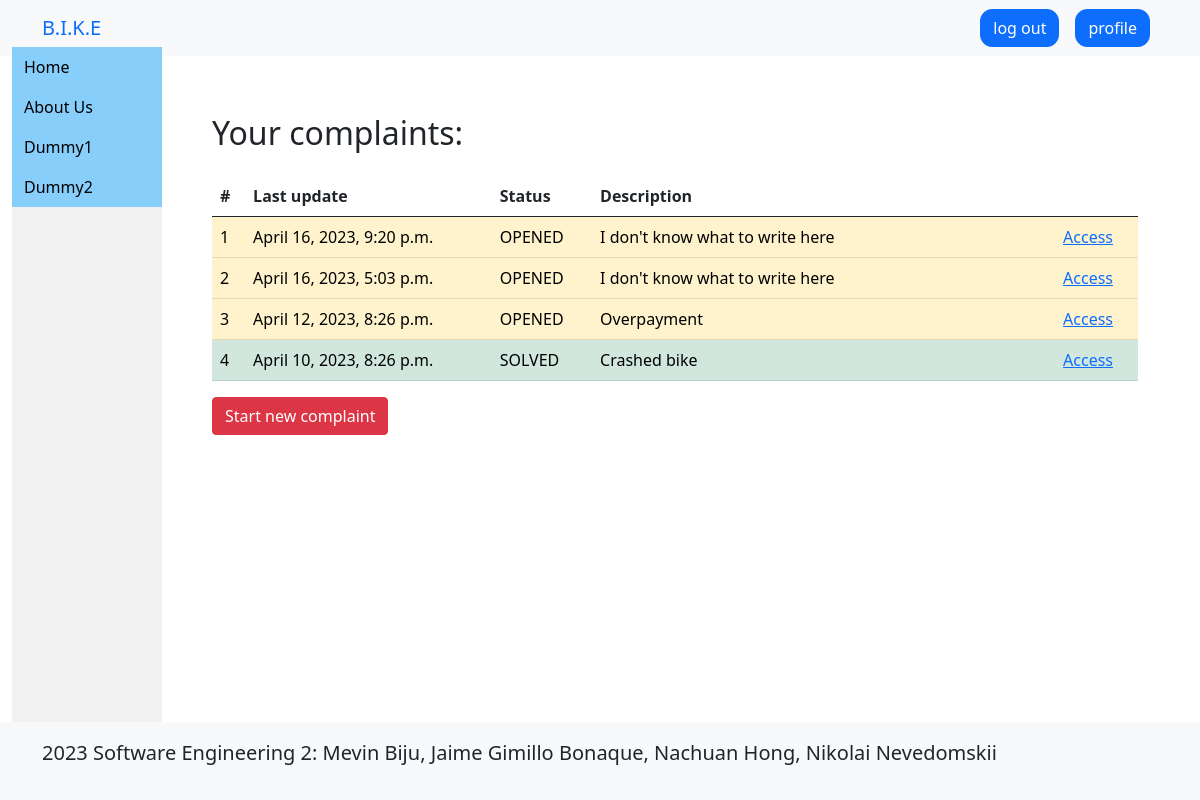
Page /complaints/ (signed in) on the committed database.
### bike/models.py (models this page shows, shortened)
class Complaint(models.Model):
    id = models.UUIDField(primary_key=True, default=uuid.uuid4, editable=False)
    lastUpdate = models.DateTimeField(default=now)
    customer = models.ForeignKey(User, related_name='complaint', on_delete=models.CASCADE)
    description = models.CharField(max_length=256)
    status = models.CharField(
        _('status'), default=ComplaintStatus.OPENED.name, choices=ComplaintStatus.choices(), max_length=32
    )
    class Meta:
        ordering = ['-lastUpdate']

### bike/views.py (the view)
# urls.py: path('complaints/', views.complaints_request, name='complaints'),
def complaints_request(request):
    if not request.user.is_authenticated:
        return redirect('login')
    return render(request, 'complaints/complaints.html',
                  {'complaints': Complaint.objects.filter(customer=request.user)})

### bike/models.py (called while the page is built)
    def is_worker(self):
        return self.groups.filter(name='worker').exists()

### templates/complaints/complaints.html
{% extends 'base.html' %}
{% block content %}
	<div class="container mt-5">
    <div class="row justify-content-center">
	<div class="col-md-15">
	<h2 class="mb-4">Your complaints:</h2>
	<table class="table table-hover">
  		<thead>
    		<tr>
      			<th scope="col">#</th>
      			<th scope="col">Last update</th>
      			<th scope="col">Status</th>
				<th class="w-50" scope="col">Description</th>
				<th scope="col"></th>
    		</tr>
  		</thead>
  		<tbody>
			{% for complaint in complaints %}
				{% if complaint.status != 'CLOSED' %}
				<tr class="
					{% if complaint.status == 'OPENED' %} table-warning
					{% else %} table-success
					{% endif %}">
					<td>{{ forloop.counter }}</td>
					<td>{{ complaint.lastUpdate }}</td>
					<td>{{ complaint.status }}</td>
					<td>{{ complaint.description }}</td>
					<td><a href="{% url 'complaint' complaint.id %}">Access</a></td>
				</tr>
				{% endif %}
			{%  endfor %}
  		</tbody>
	</table>
	<a href="{% url 'new_complaint' %}"
	   class="btn btn-danger">
		Start new complaint
	</a>
	</div>
	</div>
	</div>
{% endblock %}

### templates/base.html (shortened to what this page needs)
{% load static %}
<!DOCTYPE html>
<html lang="en">
	<head>
		<link href="https://cdn.jsdelivr.net/npm/bootstrap@5.0.2/dist/css/bootstrap.min.css" rel="stylesheet">
		<link href="{% static 'css/base.css' %}?timestamp=1234567890" rel="stylesheet">
	</head>
	<body class="d-flex flex-column min-vh-100">
		<nav class="navbar navbar-expand-lg bg-light ">
			<div class="container">
				<a href="/" class="navbar-brand">B.I.K.E</a>
				<div class="collaps divbar-collaps">
					<ul class="navbar-nav ms-auto">
						{% if user.is_authenticated %}
						<li class="nav-item">
							<a href="{% url 'logout' %}" class="btn btn-primary mx-2 rounded-custom"
							onclick="return confirm('Are you sure to log out?')">log out</a>
						</li>
						<li class="nav-item">
							<a href="{% url 'profile' user.username %}" class="btn btn-primary mx-2 rounded-custom">profile</a>
						</li>
						{% endif %}
					</ul>
				</div>
			</div>
		</nav>
		<div class="container-fluid">
			<nav class="nav flex-column">
				<ul class="navi">
					<li><a href="{% url 'home' %}"
							class="{% if request.resolver_match.url_name == 'home' %}active{% else %}none{% endif %}">
							Home
						</a></li>
					<li><a href="{% url 'about' %}"
							class="{% if request.resolver_match.url_name == 'about' %}active{% else %}none{% endif %}">
							About Us
						</a></li>
					<li><a href="#">Dummy1</a></li>
					<li><a href="#">Dummy2</a></li>
				</ul>
			</nav>
		</div>
		<div class="content">
			{% block content %}
			{% endblock %}
		</div>
		<footer class="p-3 bg-light text-container position-relative mt-auto">
			<div class="container">
				<p class="lead">2023 Software Engineering 2: Mevin Biju, Jaime Gimillo Bonaque,	Nachuan Hong, Nikolai Nevedomskii</p>
			</div>
		</footer>
	</body>
</html>

### static/css/base.css (style rules this page uses)
html,body { width: 100%; height: 100%; margin: 0; padding: 0; overflow-x: hidden; }
ul.navi { list-style-type: none; margin-top: -9px !important; margin: 0; padding: 0; width: 150px; background-color: #f1f1f1; position: fixed; height: 100%; overflow: auto; }
ul.navi li a { display: block; background-color: lightskyblue; color: black; padding: 8px 12px; text-decoration: none; }
ul.navi li a.none { background-color: lightskyblue; color: black; }
div.content { background-color: rgba(255, 255, 255, 0.8); margin-left: 170px; margin-right: 20px; padding: 10px 30px 30px; }
.rounded-custom { border-radius: 12px; }

### rows in the picture
Complaint: lastUpdate "April 16, 2023, 9:20 p.m.", status "OPENED", description "I don't know what to write here"
Complaint: lastUpdate "April 16, 2023, 5:03 p.m.", status "OPENED", description "I don't know what to write here"
Complaint: lastUpdate "April 12, 2023, 8:26 p.m.", status "OPENED", description "Overpayment"
Complaint: lastUpdate "April 10, 2023, 8:26 p.m.", status "SOLVED", description "Crashed bike"
